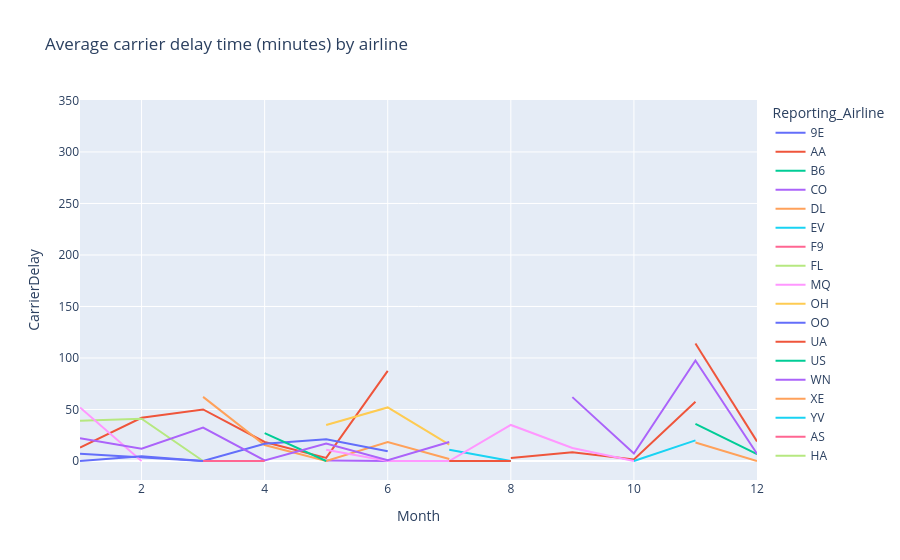
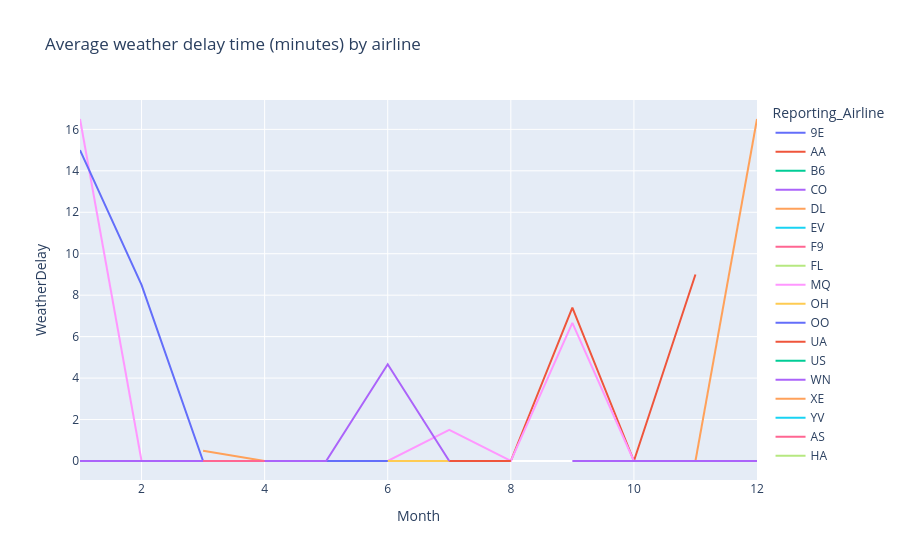
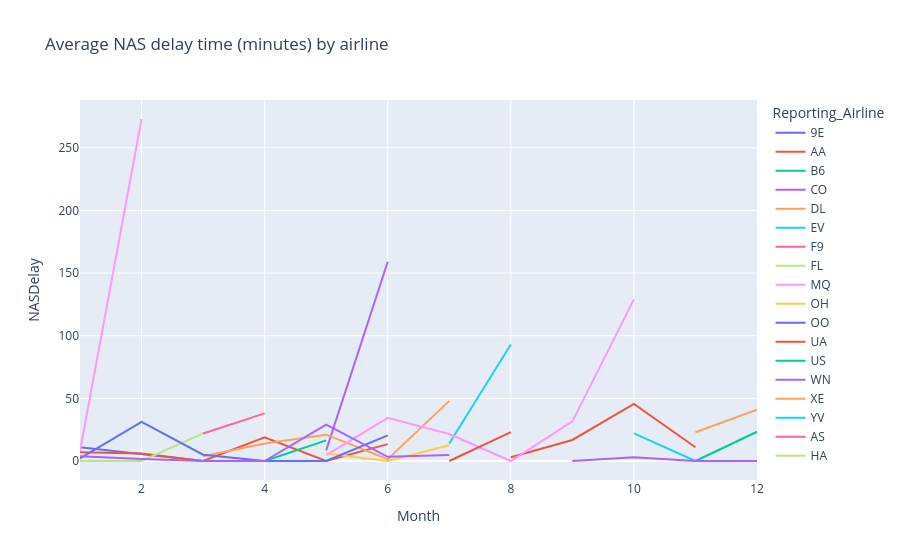
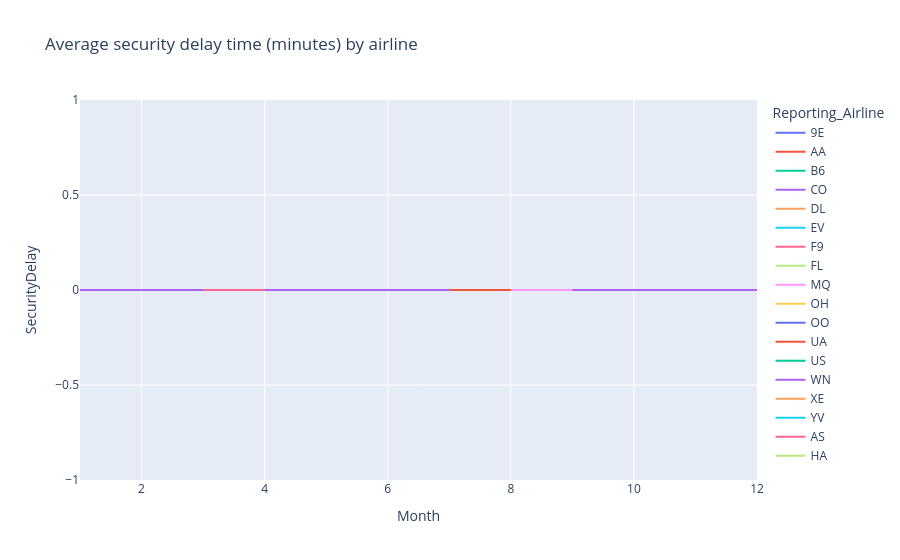

The cell these charts' notebook holds for them, in order:
### Code cell
# 直接调用回调，拿到 5 张图，逐张显示
figs = get_graph('2010')
names = ['Carrier Delay（承运方延误）', 'Weather Delay（天气延误）',
         'NAS Delay（国家空管延误）', 'Security Delay（安检延误）',
         'Late Aircraft Delay（前序航班延误）']

for name, f in zip(names, figs):
    print('===', name, '===')
    f.show()

### Figure 1 — Plotly figure (JSON) as saved in the notebook; plotly's stock layout.template omitted (floating-point values rounded to 4 significant figures)
{"data": [{"hovertemplate": "Reporting_Airline=9E<br>Month=%{x}<br>CarrierDelay=%{y}<extra></extra>", "legendgroup": "9E", "line": {"color": "#636efa", "dash": "solid"}, "marker": {"symbol": "circle"}, "mode": "lines", "name": "9E", "orientation": "v", "showlegend": true, "type": "scatter", "x": [1, 3, 5, 6, 7, 8, 9, 10, 12], "xaxis": "x", "y": [7.0, 0.0, NaN, 0.0, NaN, 10.0, NaN, NaN, 0.0], "yaxis": "y"}, {"hovertemplate": "Reporting_Airline=AA<br>Month=%{x}<br>CarrierDelay=%{y}<extra></extra>", "legendgroup": "AA", "line": {"color": "#EF553B", "dash": "solid"}, "marker": {"symbol": "circle"}, "mode": "lines", "name": "AA", "orientation": "v", "showlegend": true, "type": "scatter", "x": [1, 2, 3, 4, 5, 6, 7, 8, 9, 10, 11, 12], "xaxis": "x", "y": [13.0, 42.0, 50.0, 18.5, 3.0, 87.5, NaN, 3.0, 8.6, 1.5, 57.5, NaN], "yaxis": "y"}, {"hovertemplate": "Reporting_Airline=B6<br>Month=%{x}<br>CarrierDelay=%{y}<extra></extra>", "legendgroup": "B6", "line": {"color": "#00cc96", "dash": "solid"}, "marker": {"symbol": "circle"}, "mode": "lines", "name": "B6", "orientation": "v", "showlegend": true, "type": "scatter", "x": [1, 3, 4, 5, 6, 7, 8, 10, 11, 12], "xaxis": "x", "y": [NaN, 44.0, NaN, 0.0, NaN, NaN, NaN, NaN, NaN, NaN], "yaxis": "y"}, {"hovertemplate": "Reporting_Airline=CO<br>Month=%{x}<br>CarrierDelay=%{y}<extra></extra>", "legendgroup": "CO", "line": {"color": "#ab63fa", "dash": "solid"}, "marker": {"symbol": "circle"}, "mode": "lines", "name": "CO", "orientation": "v", "showlegend": true, "type": "scatter", "x": [1, 2, 3, 4, 5, 6, 7, 8, 9, 10, 11, 12], "xaxis": "x", "y": [NaN, NaN, 0.0, NaN, 0.5, 0.0, NaN, NaN, NaN, NaN, NaN, NaN], "yaxis": "y"}, {"hovertemplate": "Reporting_Airline=DL<br>Month=%{x}<br>CarrierDelay=%{y}<extra></extra>", "legendgroup": "DL", "line": {"color": "#FFA15A", "dash": "solid"}, "marker": {"symbol": "circle"}, "mode": "lines", "name": "DL", "orientation": "v", "showlegend": true, "type": "scatter", "x": [1, 2, 3, 4, 5, 6, 7, 8, 9, 10, 11, 12], "xaxis": "x", "y": [0.0, NaN, 62.25, 15.5, 0.0, 18.5, 2.0, NaN, 0.5, NaN, 18.0, 0.0], "yaxis": "y"}, {"hovertemplate": "Reporting_Airline=EV<br>Month=%{x}<br>CarrierDelay=%{y}<extra></extra>", "legendgroup": "EV", "line": {"color": "#19d3f3", "dash": "solid"}, "marker": {"symbol": "circle"}, "mode": "lines", "name": "EV", "orientation": "v", "showlegend": true, "type": "scatter", "x": [1, 2, 3, 4, 5, 6, 7, 8, 9, 10, 11, 12], "xaxis": "x", "y": [0.0, NaN, NaN, 13.5, NaN, NaN, 11.0, 0.0, NaN, 0.0, 20.0, NaN], "yaxis": "y"}, {"hovertemplate": "Reporting_Airline=F9<br>Month=%{x}<br>CarrierDelay=%{y}<extra></extra>", "legendgroup": "F9", "line": {"color": "#FF6692", "dash": "solid"}, "marker": {"symbol": "circle"}, "mode": "lines", "name": "F9", "orientation": "v", "showlegend": true, "type": "scatter", "x": [1, 3, 4, 6, 8, 9, 10, 12], "xaxis": "x", "y": [NaN, NaN, NaN, 0.0, NaN, NaN, NaN, 18.0], "yaxis": "y"}, {"hovertemplate": "Reporting_Airline=FL<br>Month=%{x}<br>CarrierDelay=%{y}<extra></extra>", "legendgroup": "FL", "line": {"color": "#B6E880", "dash": "solid"}, "marker": {"symbol": "circle"}, "mode": "lines", "name": "FL", "orientation": "v", "showlegend": true, "type": "scatter", "x": [1, 2, 3, 4, 5, 6, 7, 8, 9, 10, 11, 12], "xaxis": "x", "y": [39.0, 41.0, 0.0, NaN, NaN, NaN, NaN, NaN, NaN, 2.0, NaN, NaN], "yaxis": "y"}, {"hovertemplate": "Reporting_Airline=MQ<br>Month=%{x}<br>CarrierDelay=%{y}<extra></extra>", "legendgroup": "MQ", "line": {"color": "#FF97FF", "dash": "solid"}, "marker": {"symbol": "circle"}, "mode": "lines", "name": "MQ", "orientation": "v", "showlegend": true, "type": "scatter", "x": [1, 2, 3, 4, 5, 6, 7, 8, 9, 10, 11, 12], "xaxis": "x", "y": [52.0, 0.0, NaN, NaN, 11.0, 0.0, 0.0, 35.0, 12.67, 0.0, NaN, 3.333], "yaxis": "y"}, {"hovertemplate": "Reporting_Airline=OH<br>Month=%{x}<br>CarrierDelay=%{y}<extra></extra>", "legendgroup": "OH", "line": {"color": "#FECB52", "dash": "solid"}, "marker": {"symbol": "circle"}, "mode": "lines", "name": "OH", "orientation": "v", "showlegend": true, "type": "scatter", "x": [1, 2, 3, 4, 5, 6, 7, 8, 9, 10, 11, 12], "xaxis": "x", "y": [NaN, NaN, NaN, NaN, 35.0, 52.0, 16.0, NaN, NaN, 20.0, NaN, NaN], "yaxis": "y"}, {"hovertemplate": "Reporting_Airline=OO<br>Month=%{x}<br>CarrierDelay=%{y}<extra></extra>", "legendgroup": "OO", "line": {"color": "#636efa", "dash": "solid"}, "marker": {"symbol": "circle"}, "mode": "lines", "name": "OO", "orientation": "v", "showlegend": true, "type": "scatter", "x": [1, 2, 3, 4, 5, 6, 7, 8, 9, 10, 11, 12], "xaxis": "x", "y": [0.0, 4.5, 0.0, 16.67, 21.0, 9.5, NaN, 5.5, NaN, 6.0, NaN, 0.0], "yaxis": "y"}, {"hovertemplate": "Reporting_Airline=UA<br>Month=%{x}<br>CarrierDelay=%{y}<extra></extra>", "legendgroup": "UA", "line": {"color": "#EF553B", "dash": "solid"}, "marker": {"symbol": "circle"}, "mode": "lines", "name": "UA", "orientation": "v", "showlegend": true, "type": "scatter", "x": [1, 2, 3, 4, 5, 6, 7, 8, 9, 10, 11, 12], "xaxis": "x", "y": [NaN, NaN, NaN, NaN, 0.0, NaN, 0.0, 0.0, NaN, NaN, 114.0, 19.0], "yaxis": "y"}, {"hovertemplate": "Reporting_Airline=US<br>Month=%{x}<br>CarrierDelay=%{y}<extra></extra>", "legendgroup": "US", "line": {"color": "#00cc96", "dash": "solid"}, "marker": {"symbol": "circle"}, "mode": "lines", "name": "US", "orientation": "v", "showlegend": true, "type": "scatter", "x": [1, 2, 3, 4, 5, 6, 7, 8, 9, 10, 11, 12], "xaxis": "x", "y": [NaN, 0.0, NaN, 27.0, 0.0, NaN, NaN, 58.0, NaN, NaN, 36.0, 6.667], "yaxis": "y"}, {"hovertemplate": "Reporting_Airline=WN<br>Month=%{x}<br>CarrierDelay=%{y}<extra></extra>", "legendgroup": "WN", "line": {"color": "#ab63fa", "dash": "solid"}, "marker": {"symbol": "circle"}, "mode": "lines", "name": "WN", "orientation": "v", "showlegend": true, "type": "scatter", "x": [1, 2, 3, 4, 5, 6, 7, 8, 9, 10, 11, 12], "xaxis": "x", "y": [22.0, 12.0, 32.5, 0.5, 17.0, 0.6667, 18.5, NaN, 62.0, 7.25, 97.5, 7.0], "yaxis": "y"}, {"hovertemplate": "Reporting_Airline=XE<br>Month=%{x}<br>CarrierDelay=%{y}<extra></extra>", "legendgroup": "XE", "line": {"color": "#FFA15A", "dash": "solid"}, "marker": {"symbol": "circle"}, "mode": "lines", "name": "XE", "orientation": "v", "showlegend": true, "type": "scatter", "x": [1, 2, 3, 4, 5, 6, 7, 8, 9, 10, 11, 12], "xaxis": "x", "y": [1.0, NaN, 332.0, NaN, NaN, 0.0, NaN, NaN, 13.0, NaN, NaN, 0.0], "yaxis": "y"}, {"hovertemplate": "Reporting_Airline=YV<br>Month=%{x}<br>CarrierDelay=%{y}<extra></extra>", "legendgroup": "YV", "line": {"color": "#19d3f3", "dash": "solid"}, "marker": {"symbol": "circle"}, "mode": "lines", "name": "YV", "orientation": "v", "showlegend": true, "type": "scatter", "x": [1, 2, 4, 5, 6, 7, 8, 9, 10, 11, 12], "xaxis": "x", "y": [25.0, NaN, 16.0, NaN, NaN, NaN, NaN, 0.0, NaN, NaN, NaN], "yaxis": "y"}, {"hovertemplate": "Reporting_Airline=AS<br>Month=%{x}<br>CarrierDelay=%{y}<extra></extra>", "legendgroup": "AS", "line": {"color": "#FF6692", "dash": "solid"}, "marker": {"symbol": "circle"}, "mode": "lines", "name": "AS", "orientation": "v", "showlegend": true, "type": "scatter", "x": [2, 3, 4, 7, 8, 10, 11, 12], "xaxis": "x", "y": [NaN, 0.0, 0.0, NaN, NaN, NaN, NaN, NaN], "yaxis": "y"}, {"hovertemplate": "Reporting_Airline=HA<br>Month=%{x}<br>CarrierDelay=%{y}<extra></extra>", "legendgroup": "HA", "line": {"color": "#B6E880", "dash": "solid"}, "marker": {"symbol": "circle"}, "mode": "lines", "name": "HA", "orientation": "v", "showlegend": true, "type": "scatter", "x": [3, 6, 7, 9, 10], "xaxis": "x", "y": [NaN, NaN, NaN, NaN, NaN], "yaxis": "y"}], "layout": {"legend": {"title": {"text": "Reporting_Airline"}, "tracegroupgap": 0}, "title": {"text": "Average carrier delay time (minutes) by airline"}, "xaxis": {"anchor": "y", "domain": [0, 1], "title": {"text": "Month"}}, "yaxis": {"anchor": "x", "domain": [0, 1], "title": {"text": "CarrierDelay"}}}}

### Figure 2 — Plotly figure (JSON) as saved in the notebook; plotly's stock layout.template omitted (floating-point values rounded to 4 significant figures)
{"data": [{"hovertemplate": "Reporting_Airline=9E<br>Month=%{x}<br>WeatherDelay=%{y}<extra></extra>", "legendgroup": "9E", "line": {"color": "#636efa", "dash": "solid"}, "marker": {"symbol": "circle"}, "mode": "lines", "name": "9E", "orientation": "v", "showlegend": true, "type": "scatter", "x": [1, 3, 5, 6, 7, 8, 9, 10, 12], "xaxis": "x", "y": [0.0, 0.0, NaN, 0.0, NaN, 0.0, NaN, NaN, 0.0], "yaxis": "y"}, {"hovertemplate": "Reporting_Airline=AA<br>Month=%{x}<br>WeatherDelay=%{y}<extra></extra>", "legendgroup": "AA", "line": {"color": "#EF553B", "dash": "solid"}, "marker": {"symbol": "circle"}, "mode": "lines", "name": "AA", "orientation": "v", "showlegend": true, "type": "scatter", "x": [1, 2, 3, 4, 5, 6, 7, 8, 9, 10, 11, 12], "xaxis": "x", "y": [0.0, 0.0, 0.0, 0.0, 0.0, 0.0, NaN, 0.0, 7.4, 0.0, 9.0, NaN], "yaxis": "y"}, {"hovertemplate": "Reporting_Airline=B6<br>Month=%{x}<br>WeatherDelay=%{y}<extra></extra>", "legendgroup": "B6", "line": {"color": "#00cc96", "dash": "solid"}, "marker": {"symbol": "circle"}, "mode": "lines", "name": "B6", "orientation": "v", "showlegend": true, "type": "scatter", "x": [1, 3, 4, 5, 6, 7, 8, 10, 11, 12], "xaxis": "x", "y": [NaN, 0.0, NaN, 0.0, NaN, NaN, NaN, NaN, NaN, NaN], "yaxis": "y"}, {"hovertemplate": "Reporting_Airline=CO<br>Month=%{x}<br>WeatherDelay=%{y}<extra></extra>", "legendgroup": "CO", "line": {"color": "#ab63fa", "dash": "solid"}, "marker": {"symbol": "circle"}, "mode": "lines", "name": "CO", "orientation": "v", "showlegend": true, "type": "scatter", "x": [1, 2, 3, 4, 5, 6, 7, 8, 9, 10, 11, 12], "xaxis": "x", "y": [NaN, NaN, 0.0, NaN, 0.0, 0.0, NaN, NaN, NaN, NaN, NaN, NaN], "yaxis": "y"}, {"hovertemplate": "Reporting_Airline=DL<br>Month=%{x}<br>WeatherDelay=%{y}<extra></extra>", "legendgroup": "DL", "line": {"color": "#FFA15A", "dash": "solid"}, "marker": {"symbol": "circle"}, "mode": "lines", "name": "DL", "orientation": "v", "showlegend": true, "type": "scatter", "x": [1, 2, 3, 4, 5, 6, 7, 8, 9, 10, 11, 12], "xaxis": "x", "y": [0.0, NaN, 0.5, 0.0, 0.0, 0.0, 0.0, NaN, 0.0, NaN, 0.0, 16.5], "yaxis": "y"}, {"hovertemplate": "Reporting_Airline=EV<br>Month=%{x}<br>WeatherDelay=%{y}<extra></extra>", "legendgroup": "EV", "line": {"color": "#19d3f3", "dash": "solid"}, "marker": {"symbol": "circle"}, "mode": "lines", "name": "EV", "orientation": "v", "showlegend": true, "type": "scatter", "x": [1, 2, 3, 4, 5, 6, 7, 8, 9, 10, 11, 12], "xaxis": "x", "y": [5.0, NaN, NaN, 0.0, NaN, NaN, 0.0, 0.0, NaN, 0.0, 0.0, NaN], "yaxis": "y"}, {"hovertemplate": "Reporting_Airline=F9<br>Month=%{x}<br>WeatherDelay=%{y}<extra></extra>", "legendgroup": "F9", "line": {"color": "#FF6692", "dash": "solid"}, "marker": {"symbol": "circle"}, "mode": "lines", "name": "F9", "orientation": "v", "showlegend": true, "type": "scatter", "x": [1, 3, 4, 6, 8, 9, 10, 12], "xaxis": "x", "y": [NaN, NaN, NaN, 0.0, NaN, NaN, NaN, 0.0], "yaxis": "y"}, {"hovertemplate": "Reporting_Airline=FL<br>Month=%{x}<br>WeatherDelay=%{y}<extra></extra>", "legendgroup": "FL", "line": {"color": "#B6E880", "dash": "solid"}, "marker": {"symbol": "circle"}, "mode": "lines", "name": "FL", "orientation": "v", "showlegend": true, "type": "scatter", "x": [1, 2, 3, 4, 5, 6, 7, 8, 9, 10, 11, 12], "xaxis": "x", "y": [0.0, 0.0, 0.0, NaN, NaN, NaN, NaN, NaN, NaN, 0.0, NaN, NaN], "yaxis": "y"}, {"hovertemplate": "Reporting_Airline=MQ<br>Month=%{x}<br>WeatherDelay=%{y}<extra></extra>", "legendgroup": "MQ", "line": {"color": "#FF97FF", "dash": "solid"}, "marker": {"symbol": "circle"}, "mode": "lines", "name": "MQ", "orientation": "v", "showlegend": true, "type": "scatter", "x": [1, 2, 3, 4, 5, 6, 7, 8, 9, 10, 11, 12], "xaxis": "x", "y": [16.5, 0.0, NaN, NaN, 0.0, 0.0, 1.5, 0.0, 6.667, 0.0, NaN, 2.667], "yaxis": "y"}, {"hovertemplate": "Reporting_Airline=OH<br>Month=%{x}<br>WeatherDelay=%{y}<extra></extra>", "legendgroup": "OH", "line": {"color": "#FECB52", "dash": "solid"}, "marker": {"symbol": "circle"}, "mode": "lines", "name": "OH", "orientation": "v", "showlegend": true, "type": "scatter", "x": [1, 2, 3, 4, 5, 6, 7, 8, 9, 10, 11, 12], "xaxis": "x", "y": [NaN, NaN, NaN, NaN, 0.0, 0.0, 0.0, NaN, NaN, 0.0, NaN, NaN], "yaxis": "y"}, {"hovertemplate": "Reporting_Airline=OO<br>Month=%{x}<br>WeatherDelay=%{y}<extra></extra>", "legendgroup": "OO", "line": {"color": "#636efa", "dash": "solid"}, "marker": {"symbol": "circle"}, "mode": "lines", "name": "OO", "orientation": "v", "showlegend": true, "type": "scatter", "x": [1, 2, 3, 4, 5, 6, 7, 8, 9, 10, 11, 12], "xaxis": "x", "y": [15.0, 8.5, 0.0, 0.0, 0.0, 0.0, NaN, 0.0, NaN, 0.0, NaN, 1.0], "yaxis": "y"}, {"hovertemplate": "Reporting_Airline=UA<br>Month=%{x}<br>WeatherDelay=%{y}<extra></extra>", "legendgroup": "UA", "line": {"color": "#EF553B", "dash": "solid"}, "marker": {"symbol": "circle"}, "mode": "lines", "name": "UA", "orientation": "v", "showlegend": true, "type": "scatter", "x": [1, 2, 3, 4, 5, 6, 7, 8, 9, 10, 11, 12], "xaxis": "x", "y": [NaN, NaN, NaN, NaN, 0.0, NaN, 0.0, 0.0, NaN, NaN, 0.0, 0.0], "yaxis": "y"}, {"hovertemplate": "Reporting_Airline=US<br>Month=%{x}<br>WeatherDelay=%{y}<extra></extra>", "legendgroup": "US", "line": {"color": "#00cc96", "dash": "solid"}, "marker": {"symbol": "circle"}, "mode": "lines", "name": "US", "orientation": "v", "showlegend": true, "type": "scatter", "x": [1, 2, 3, 4, 5, 6, 7, 8, 9, 10, 11, 12], "xaxis": "x", "y": [NaN, 0.0, NaN, 0.0, 0.0, NaN, NaN, 0.0, NaN, NaN, 0.0, 0.0], "yaxis": "y"}, {"hovertemplate": "Reporting_Airline=WN<br>Month=%{x}<br>WeatherDelay=%{y}<extra></extra>", "legendgroup": "WN", "line": {"color": "#ab63fa", "dash": "solid"}, "marker": {"symbol": "circle"}, "mode": "lines", "name": "WN", "orientation": "v", "showlegend": true, "type": "scatter", "x": [1, 2, 3, 4, 5, 6, 7, 8, 9, 10, 11, 12], "xaxis": "x", "y": [0.0, 0.0, 0.0, 0.0, 0.0, 4.667, 0.0, NaN, 0.0, 0.0, 0.0, 0.0], "yaxis": "y"}, {"hovertemplate": "Reporting_Airline=XE<br>Month=%{x}<br>WeatherDelay=%{y}<extra></extra>", "legendgroup": "XE", "line": {"color": "#FFA15A", "dash": "solid"}, "marker": {"symbol": "circle"}, "mode": "lines", "name": "XE", "orientation": "v", "showlegend": true, "type": "scatter", "x": [1, 2, 3, 4, 5, 6, 7, 8, 9, 10, 11, 12], "xaxis": "x", "y": [0.0, NaN, 0.0, NaN, NaN, 0.0, NaN, NaN, 0.0, NaN, NaN, 0.0], "yaxis": "y"}, {"hovertemplate": "Reporting_Airline=YV<br>Month=%{x}<br>WeatherDelay=%{y}<extra></extra>", "legendgroup": "YV", "line": {"color": "#19d3f3", "dash": "solid"}, "marker": {"symbol": "circle"}, "mode": "lines", "name": "YV", "orientation": "v", "showlegend": true, "type": "scatter", "x": [1, 2, 4, 5, 6, 7, 8, 9, 10, 11, 12], "xaxis": "x", "y": [0.0, NaN, 0.0, NaN, NaN, NaN, NaN, 0.0, NaN, NaN, NaN], "yaxis": "y"}, {"hovertemplate": "Reporting_Airline=AS<br>Month=%{x}<br>WeatherDelay=%{y}<extra></extra>", "legendgroup": "AS", "line": {"color": "#FF6692", "dash": "solid"}, "marker": {"symbol": "circle"}, "mode": "lines", "name": "AS", "orientation": "v", "showlegend": true, "type": "scatter", "x": [2, 3, 4, 7, 8, 10, 11, 12], "xaxis": "x", "y": [NaN, 0.0, 0.0, NaN, NaN, NaN, NaN, NaN], "yaxis": "y"}, {"hovertemplate": "Reporting_Airline=HA<br>Month=%{x}<br>WeatherDelay=%{y}<extra></extra>", "legendgroup": "HA", "line": {"color": "#B6E880", "dash": "solid"}, "marker": {"symbol": "circle"}, "mode": "lines", "name": "HA", "orientation": "v", "showlegend": true, "type": "scatter", "x": [3, 6, 7, 9, 10], "xaxis": "x", "y": [NaN, NaN, NaN, NaN, NaN], "yaxis": "y"}], "layout": {"legend": {"title": {"text": "Reporting_Airline"}, "tracegroupgap": 0}, "title": {"text": "Average weather delay time (minutes) by airline"}, "xaxis": {"anchor": "y", "domain": [0, 1], "title": {"text": "Month"}}, "yaxis": {"anchor": "x", "domain": [0, 1], "title": {"text": "WeatherDelay"}}}}

### Figure 3 — Plotly figure (JSON) as saved in the notebook; plotly's stock layout.template omitted (floating-point values rounded to 4 significant figures)
{"data": [{"hovertemplate": "Reporting_Airline=9E<br>Month=%{x}<br>NASDelay=%{y}<extra></extra>", "legendgroup": "9E", "line": {"color": "#636efa", "dash": "solid"}, "marker": {"symbol": "circle"}, "mode": "lines", "name": "9E", "orientation": "v", "showlegend": true, "type": "scatter", "x": [1, 3, 5, 6, 7, 8, 9, 10, 12], "xaxis": "x", "y": [11.0, 0.0, NaN, 24.0, NaN, 13.33, NaN, NaN, 38.0], "yaxis": "y"}, {"hovertemplate": "Reporting_Airline=AA<br>Month=%{x}<br>NASDelay=%{y}<extra></extra>", "legendgroup": "AA", "line": {"color": "#EF553B", "dash": "solid"}, "marker": {"symbol": "circle"}, "mode": "lines", "name": "AA", "orientation": "v", "showlegend": true, "type": "scatter", "x": [1, 2, 3, 4, 5, 6, 7, 8, 9, 10, 11, 12], "xaxis": "x", "y": [7.0, 6.0, 0.0, 19.0, 0.0, 13.5, NaN, 3.0, 16.8, 45.5, 11.0, NaN], "yaxis": "y"}, {"hovertemplate": "Reporting_Airline=B6<br>Month=%{x}<br>NASDelay=%{y}<extra></extra>", "legendgroup": "B6", "line": {"color": "#00cc96", "dash": "solid"}, "marker": {"symbol": "circle"}, "mode": "lines", "name": "B6", "orientation": "v", "showlegend": true, "type": "scatter", "x": [1, 3, 4, 5, 6, 7, 8, 10, 11, 12], "xaxis": "x", "y": [NaN, 0.0, NaN, 17.0, NaN, NaN, NaN, NaN, NaN, NaN], "yaxis": "y"}, {"hovertemplate": "Reporting_Airline=CO<br>Month=%{x}<br>NASDelay=%{y}<extra></extra>", "legendgroup": "CO", "line": {"color": "#ab63fa", "dash": "solid"}, "marker": {"symbol": "circle"}, "mode": "lines", "name": "CO", "orientation": "v", "showlegend": true, "type": "scatter", "x": [1, 2, 3, 4, 5, 6, 7, 8, 9, 10, 11, 12], "xaxis": "x", "y": [NaN, NaN, 23.0, NaN, 8.5, 159.0, NaN, NaN, NaN, NaN, NaN, NaN], "yaxis": "y"}, {"hovertemplate": "Reporting_Airline=DL<br>Month=%{x}<br>NASDelay=%{y}<extra></extra>", "legendgroup": "DL", "line": {"color": "#FFA15A", "dash": "solid"}, "marker": {"symbol": "circle"}, "mode": "lines", "name": "DL", "orientation": "v", "showlegend": true, "type": "scatter", "x": [1, 2, 3, 4, 5, 6, 7, 8, 9, 10, 11, 12], "xaxis": "x", "y": [46.0, NaN, 3.75, 14.0, 21.0, 1.5, 48.0, NaN, 0.5, NaN, 23.0, 41.0], "yaxis": "y"}, {"hovertemplate": "Reporting_Airline=EV<br>Month=%{x}<br>NASDelay=%{y}<extra></extra>", "legendgroup": "EV", "line": {"color": "#19d3f3", "dash": "solid"}, "marker": {"symbol": "circle"}, "mode": "lines", "name": "EV", "orientation": "v", "showlegend": true, "type": "scatter", "x": [1, 2, 3, 4, 5, 6, 7, 8, 9, 10, 11, 12], "xaxis": "x", "y": [43.0, NaN, NaN, 1.5, NaN, NaN, 14.0, 93.0, NaN, 22.0, 0.0, NaN], "yaxis": "y"}, {"hovertemplate": "Reporting_Airline=F9<br>Month=%{x}<br>NASDelay=%{y}<extra></extra>", "legendgroup": "F9", "line": {"color": "#FF6692", "dash": "solid"}, "marker": {"symbol": "circle"}, "mode": "lines", "name": "F9", "orientation": "v", "showlegend": true, "type": "scatter", "x": [1, 3, 4, 6, 8, 9, 10, 12], "xaxis": "x", "y": [NaN, NaN, NaN, 6.0, NaN, NaN, NaN, 0.0], "yaxis": "y"}, {"hovertemplate": "Reporting_Airline=FL<br>Month=%{x}<br>NASDelay=%{y}<extra></extra>", "legendgroup": "FL", "line": {"color": "#B6E880", "dash": "solid"}, "marker": {"symbol": "circle"}, "mode": "lines", "name": "FL", "orientation": "v", "showlegend": true, "type": "scatter", "x": [1, 2, 3, 4, 5, 6, 7, 8, 9, 10, 11, 12], "xaxis": "x", "y": [0.0, 0.0, 22.0, NaN, NaN, NaN, NaN, NaN, NaN, 12.5, NaN, NaN], "yaxis": "y"}, {"hovertemplate": "Reporting_Airline=MQ<br>Month=%{x}<br>NASDelay=%{y}<extra></extra>", "legendgroup": "MQ", "line": {"color": "#FF97FF", "dash": "solid"}, "marker": {"symbol": "circle"}, "mode": "lines", "name": "MQ", "orientation": "v", "showlegend": true, "type": "scatter", "x": [1, 2, 3, 4, 5, 6, 7, 8, 9, 10, 11, 12], "xaxis": "x", "y": [8.0, 273.0, NaN, NaN, 4.667, 34.5, 21.5, 0.0, 31.67, 129.0, NaN, 2.667], "yaxis": "y"}, {"hovertemplate": "Reporting_Airline=OH<br>Month=%{x}<br>NASDelay=%{y}<extra></extra>", "legendgroup": "OH", "line": {"color": "#FECB52", "dash": "solid"}, "marker": {"symbol": "circle"}, "mode": "lines", "name": "OH", "orientation": "v", "showlegend": true, "type": "scatter", "x": [1, 2, 3, 4, 5, 6, 7, 8, 9, 10, 11, 12], "xaxis": "x", "y": [NaN, NaN, NaN, NaN, 6.0, 0.0, 12.5, NaN, NaN, 5.0, NaN, NaN], "yaxis": "y"}, {"hovertemplate": "Reporting_Airline=OO<br>Month=%{x}<br>NASDelay=%{y}<extra></extra>", "legendgroup": "OO", "line": {"color": "#636efa", "dash": "solid"}, "marker": {"symbol": "circle"}, "mode": "lines", "name": "OO", "orientation": "v", "showlegend": true, "type": "scatter", "x": [1, 2, 3, 4, 5, 6, 7, 8, 9, 10, 11, 12], "xaxis": "x", "y": [2.0, 31.25, 5.0, 0.0, 0.0, 20.5, NaN, 7.667, NaN, 0.0, NaN, 0.0], "yaxis": "y"}, {"hovertemplate": "Reporting_Airline=UA<br>Month=%{x}<br>NASDelay=%{y}<extra></extra>", "legendgroup": "UA", "line": {"color": "#EF553B", "dash": "solid"}, "marker": {"symbol": "circle"}, "mode": "lines", "name": "UA", "orientation": "v", "showlegend": true, "type": "scatter", "x": [1, 2, 3, 4, 5, 6, 7, 8, 9, 10, 11, 12], "xaxis": "x", "y": [NaN, NaN, NaN, NaN, 0.0, NaN, 0.0, 23.0, NaN, NaN, 0.0, 0.0], "yaxis": "y"}, {"hovertemplate": "Reporting_Airline=US<br>Month=%{x}<br>NASDelay=%{y}<extra></extra>", "legendgroup": "US", "line": {"color": "#00cc96", "dash": "solid"}, "marker": {"symbol": "circle"}, "mode": "lines", "name": "US", "orientation": "v", "showlegend": true, "type": "scatter", "x": [1, 2, 3, 4, 5, 6, 7, 8, 9, 10, 11, 12], "xaxis": "x", "y": [NaN, 16.0, NaN, 0.0, 16.5, NaN, NaN, 0.0, NaN, NaN, 0.0, 23.33], "yaxis": "y"}, {"hovertemplate": "Reporting_Airline=WN<br>Month=%{x}<br>NASDelay=%{y}<extra></extra>", "legendgroup": "WN", "line": {"color": "#ab63fa", "dash": "solid"}, "marker": {"symbol": "circle"}, "mode": "lines", "name": "WN", "orientation": "v", "showlegend": true, "type": "scatter", "x": [1, 2, 3, 4, 5, 6, 7, 8, 9, 10, 11, 12], "xaxis": "x", "y": [3.75, 1.5, 0.0, 0.0, 29.0, 3.333, 4.75, NaN, 0.0, 3.0, 0.0, 0.0], "yaxis": "y"}, {"hovertemplate": "Reporting_Airline=XE<br>Month=%{x}<br>NASDelay=%{y}<extra></extra>", "legendgroup": "XE", "line": {"color": "#FFA15A", "dash": "solid"}, "marker": {"symbol": "circle"}, "mode": "lines", "name": "XE", "orientation": "v", "showlegend": true, "type": "scatter", "x": [1, 2, 3, 4, 5, 6, 7, 8, 9, 10, 11, 12], "xaxis": "x", "y": [5.0, NaN, 0.0, NaN, NaN, 1.0, NaN, NaN, 7.5, NaN, NaN, 20.0], "yaxis": "y"}, {"hovertemplate": "Reporting_Airline=YV<br>Month=%{x}<br>NASDelay=%{y}<extra></extra>", "legendgroup": "YV", "line": {"color": "#19d3f3", "dash": "solid"}, "marker": {"symbol": "circle"}, "mode": "lines", "name": "YV", "orientation": "v", "showlegend": true, "type": "scatter", "x": [1, 2, 4, 5, 6, 7, 8, 9, 10, 11, 12], "xaxis": "x", "y": [0.0, NaN, 0.0, NaN, NaN, NaN, NaN, 0.0, NaN, NaN, NaN], "yaxis": "y"}, {"hovertemplate": "Reporting_Airline=AS<br>Month=%{x}<br>NASDelay=%{y}<extra></extra>", "legendgroup": "AS", "line": {"color": "#FF6692", "dash": "solid"}, "marker": {"symbol": "circle"}, "mode": "lines", "name": "AS", "orientation": "v", "showlegend": true, "type": "scatter", "x": [2, 3, 4, 7, 8, 10, 11, 12], "xaxis": "x", "y": [NaN, 22.0, 38.0, NaN, NaN, NaN, NaN, NaN], "yaxis": "y"}, {"hovertemplate": "Reporting_Airline=HA<br>Month=%{x}<br>NASDelay=%{y}<extra></extra>", "legendgroup": "HA", "line": {"color": "#B6E880", "dash": "solid"}, "marker": {"symbol": "circle"}, "mode": "lines", "name": "HA", "orientation": "v", "showlegend": true, "type": "scatter", "x": [3, 6, 7, 9, 10], "xaxis": "x", "y": [NaN, NaN, NaN, NaN, NaN], "yaxis": "y"}], "layout": {"legend": {"title": {"text": "Reporting_Airline"}, "tracegroupgap": 0}, "title": {"text": "Average NAS delay time (minutes) by airline"}, "xaxis": {"anchor": "y", "domain": [0, 1], "title": {"text": "Month"}}, "yaxis": {"anchor": "x", "domain": [0, 1], "title": {"text": "NASDelay"}}}}

### Figure 4 — Plotly figure (JSON) as saved in the notebook; plotly's stock layout.template omitted (floating-point values rounded to 4 significant figures)
{"data": [{"hovertemplate": "Reporting_Airline=9E<br>Month=%{x}<br>SecurityDelay=%{y}<extra></extra>", "legendgroup": "9E", "line": {"color": "#636efa", "dash": "solid"}, "marker": {"symbol": "circle"}, "mode": "lines", "name": "9E", "orientation": "v", "showlegend": true, "type": "scatter", "x": [1, 3, 5, 6, 7, 8, 9, 10, 12], "xaxis": "x", "y": [0.0, 0.0, NaN, 0.0, NaN, 0.0, NaN, NaN, 0.0], "yaxis": "y"}, {"hovertemplate": "Reporting_Airline=AA<br>Month=%{x}<br>SecurityDelay=%{y}<extra></extra>", "legendgroup": "AA", "line": {"color": "#EF553B", "dash": "solid"}, "marker": {"symbol": "circle"}, "mode": "lines", "name": "AA", "orientation": "v", "showlegend": true, "type": "scatter", "x": [1, 2, 3, 4, 5, 6, 7, 8, 9, 10, 11, 12], "xaxis": "x", "y": [0.0, 0.0, 0.0, 0.0, 0.0, 0.0, NaN, 0.0, 0.0, 0.0, 0.0, NaN], "yaxis": "y"}, {"hovertemplate": "Reporting_Airline=B6<br>Month=%{x}<br>SecurityDelay=%{y}<extra></extra>", "legendgroup": "B6", "line": {"color": "#00cc96", "dash": "solid"}, "marker": {"symbol": "circle"}, "mode": "lines", "name": "B6", "orientation": "v", "showlegend": true, "type": "scatter", "x": [1, 3, 4, 5, 6, 7, 8, 10, 11, 12], "xaxis": "x", "y": [NaN, 0.0, NaN, 0.0, NaN, NaN, NaN, NaN, NaN, NaN], "yaxis": "y"}, {"hovertemplate": "Reporting_Airline=CO<br>Month=%{x}<br>SecurityDelay=%{y}<extra></extra>", "legendgroup": "CO", "line": {"color": "#ab63fa", "dash": "solid"}, "marker": {"symbol": "circle"}, "mode": "lines", "name": "CO", "orientation": "v", "showlegend": true, "type": "scatter", "x": [1, 2, 3, 4, 5, 6, 7, 8, 9, 10, 11, 12], "xaxis": "x", "y": [NaN, NaN, 0.0, NaN, 0.0, 0.0, NaN, NaN, NaN, NaN, NaN, NaN], "yaxis": "y"}, {"hovertemplate": "Reporting_Airline=DL<br>Month=%{x}<br>SecurityDelay=%{y}<extra></extra>", "legendgroup": "DL", "line": {"color": "#FFA15A", "dash": "solid"}, "marker": {"symbol": "circle"}, "mode": "lines", "name": "DL", "orientation": "v", "showlegend": true, "type": "scatter", "x": [1, 2, 3, 4, 5, 6, 7, 8, 9, 10, 11, 12], "xaxis": "x", "y": [0.0, NaN, 0.0, 0.0, 0.0, 0.0, 0.0, NaN, 0.0, NaN, 0.0, 0.0], "yaxis": "y"}, {"hovertemplate": "Reporting_Airline=EV<br>Month=%{x}<br>SecurityDelay=%{y}<extra></extra>", "legendgroup": "EV", "line": {"color": "#19d3f3", "dash": "solid"}, "marker": {"symbol": "circle"}, "mode": "lines", "name": "EV", "orientation": "v", "showlegend": true, "type": "scatter", "x": [1, 2, 3, 4, 5, 6, 7, 8, 9, 10, 11, 12], "xaxis": "x", "y": [0.0, NaN, NaN, 0.0, NaN, NaN, 0.0, 0.0, NaN, 0.0, 0.0, NaN], "yaxis": "y"}, {"hovertemplate": "Reporting_Airline=F9<br>Month=%{x}<br>SecurityDelay=%{y}<extra></extra>", "legendgroup": "F9", "line": {"color": "#FF6692", "dash": "solid"}, "marker": {"symbol": "circle"}, "mode": "lines", "name": "F9", "orientation": "v", "showlegend": true, "type": "scatter", "x": [1, 3, 4, 6, 8, 9, 10, 12], "xaxis": "x", "y": [NaN, NaN, NaN, 0.0, NaN, NaN, NaN, 0.0], "yaxis": "y"}, {"hovertemplate": "Reporting_Airline=FL<br>Month=%{x}<br>SecurityDelay=%{y}<extra></extra>", "legendgroup": "FL", "line": {"color": "#B6E880", "dash": "solid"}, "marker": {"symbol": "circle"}, "mode": "lines", "name": "FL", "orientation": "v", "showlegend": true, "type": "scatter", "x": [1, 2, 3, 4, 5, 6, 7, 8, 9, 10, 11, 12], "xaxis": "x", "y": [0.0, 0.0, 0.0, NaN, NaN, NaN, NaN, NaN, NaN, 0.0, NaN, NaN], "yaxis": "y"}, {"hovertemplate": "Reporting_Airline=MQ<br>Month=%{x}<br>SecurityDelay=%{y}<extra></extra>", "legendgroup": "MQ", "line": {"color": "#FF97FF", "dash": "solid"}, "marker": {"symbol": "circle"}, "mode": "lines", "name": "MQ", "orientation": "v", "showlegend": true, "type": "scatter", "x": [1, 2, 3, 4, 5, 6, 7, 8, 9, 10, 11, 12], "xaxis": "x", "y": [0.0, 0.0, NaN, NaN, 0.0, 0.0, 0.0, 0.0, 0.0, 0.0, NaN, 0.0], "yaxis": "y"}, {"hovertemplate": "Reporting_Airline=OH<br>Month=%{x}<br>SecurityDelay=%{y}<extra></extra>", "legendgroup": "OH", "line": {"color": "#FECB52", "dash": "solid"}, "marker": {"symbol": "circle"}, "mode": "lines", "name": "OH", "orientation": "v", "showlegend": true, "type": "scatter", "x": [1, 2, 3, 4, 5, 6, 7, 8, 9, 10, 11, 12], "xaxis": "x", "y": [NaN, NaN, NaN, NaN, 0.0, 0.0, 0.0, NaN, NaN, 0.0, NaN, NaN], "yaxis": "y"}, {"hovertemplate": "Reporting_Airline=OO<br>Month=%{x}<br>SecurityDelay=%{y}<extra></extra>", "legendgroup": "OO", "line": {"color": "#636efa", "dash": "solid"}, "marker": {"symbol": "circle"}, "mode": "lines", "name": "OO", "orientation": "v", "showlegend": true, "type": "scatter", "x": [1, 2, 3, 4, 5, 6, 7, 8, 9, 10, 11, 12], "xaxis": "x", "y": [0.0, 0.0, 0.0, 0.0, 0.0, 0.0, NaN, 0.0, NaN, 0.0, NaN, 0.0], "yaxis": "y"}, {"hovertemplate": "Reporting_Airline=UA<br>Month=%{x}<br>SecurityDelay=%{y}<extra></extra>", "legendgroup": "UA", "line": {"color": "#EF553B", "dash": "solid"}, "marker": {"symbol": "circle"}, "mode": "lines", "name": "UA", "orientation": "v", "showlegend": true, "type": "scatter", "x": [1, 2, 3, 4, 5, 6, 7, 8, 9, 10, 11, 12], "xaxis": "x", "y": [NaN, NaN, NaN, NaN, 0.0, NaN, 0.0, 0.0, NaN, NaN, 0.0, 0.0], "yaxis": "y"}, {"hovertemplate": "Reporting_Airline=US<br>Month=%{x}<br>SecurityDelay=%{y}<extra></extra>", "legendgroup": "US", "line": {"color": "#00cc96", "dash": "solid"}, "marker": {"symbol": "circle"}, "mode": "lines", "name": "US", "orientation": "v", "showlegend": true, "type": "scatter", "x": [1, 2, 3, 4, 5, 6, 7, 8, 9, 10, 11, 12], "xaxis": "x", "y": [NaN, 0.0, NaN, 0.0, 0.0, NaN, NaN, 0.0, NaN, NaN, 0.0, 0.0], "yaxis": "y"}, {"hovertemplate": "Reporting_Airline=WN<br>Month=%{x}<br>SecurityDelay=%{y}<extra></extra>", "legendgroup": "WN", "line": {"color": "#ab63fa", "dash": "solid"}, "marker": {"symbol": "circle"}, "mode": "lines", "name": "WN", "orientation": "v", "showlegend": true, "type": "scatter", "x": [1, 2, 3, 4, 5, 6, 7, 8, 9, 10, 11, 12], "xaxis": "x", "y": [0.0, 0.0, 0.0, 0.0, 0.0, 0.0, 0.0, NaN, 0.0, 0.0, 0.0, 0.0], "yaxis": "y"}, {"hovertemplate": "Reporting_Airline=XE<br>Month=%{x}<br>SecurityDelay=%{y}<extra></extra>", "legendgroup": "XE", "line": {"color": "#FFA15A", "dash": "solid"}, "marker": {"symbol": "circle"}, "mode": "lines", "name": "XE", "orientation": "v", "showlegend": true, "type": "scatter", "x": [1, 2, 3, 4, 5, 6, 7, 8, 9, 10, 11, 12], "xaxis": "x", "y": [0.0, NaN, 0.0, NaN, NaN, 0.0, NaN, NaN, 0.0, NaN, NaN, 0.0], "yaxis": "y"}, {"hovertemplate": "Reporting_Airline=YV<br>Month=%{x}<br>SecurityDelay=%{y}<extra></extra>", "legendgroup": "YV", "line": {"color": "#19d3f3", "dash": "solid"}, "marker": {"symbol": "circle"}, "mode": "lines", "name": "YV", "orientation": "v", "showlegend": true, "type": "scatter", "x": [1, 2, 4, 5, 6, 7, 8, 9, 10, 11, 12], "xaxis": "x", "y": [0.0, NaN, 0.0, NaN, NaN, NaN, NaN, 0.0, NaN, NaN, NaN], "yaxis": "y"}, {"hovertemplate": "Reporting_Airline=AS<br>Month=%{x}<br>SecurityDelay=%{y}<extra></extra>", "legendgroup": "AS", "line": {"color": "#FF6692", "dash": "solid"}, "marker": {"symbol": "circle"}, "mode": "lines", "name": "AS", "orientation": "v", "showlegend": true, "type": "scatter", "x": [2, 3, 4, 7, 8, 10, 11, 12], "xaxis": "x", "y": [NaN, 0.0, 0.0, NaN, NaN, NaN, NaN, NaN], "yaxis": "y"}, {"hovertemplate": "Reporting_Airline=HA<br>Month=%{x}<br>SecurityDelay=%{y}<extra></extra>", "legendgroup": "HA", "line": {"color": "#B6E880", "dash": "solid"}, "marker": {"symbol": "circle"}, "mode": "lines", "name": "HA", "orientation": "v", "showlegend": true, "type": "scatter", "x": [3, 6, 7, 9, 10], "xaxis": "x", "y": [NaN, NaN, NaN, NaN, NaN], "yaxis": "y"}], "layout": {"legend": {"title": {"text": "Reporting_Airline"}, "tracegroupgap": 0}, "title": {"text": "Average security delay time (minutes) by airline"}, "xaxis": {"anchor": "y", "domain": [0, 1], "title": {"text": "Month"}}, "yaxis": {"anchor": "x", "domain": [0, 1], "title": {"text": "SecurityDelay"}}}}
